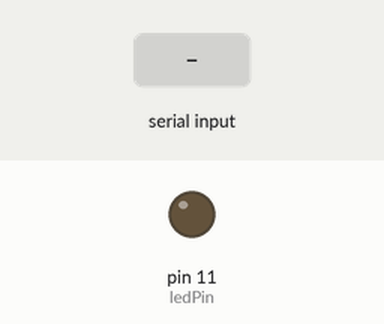
Simulated run of this sketch. Board: Arduino Uno, built with avr-gcc and run on an emulated ATmega328P. Parts: output pins drawn as LEDs (lit = HIGH). Inputs (shaded band) come from the test bench. What the sketch prints to the serial monitor is not drawn.

Above: at 1.2 s.
1.3 s: "1" received over Serial
At 1.6 s:
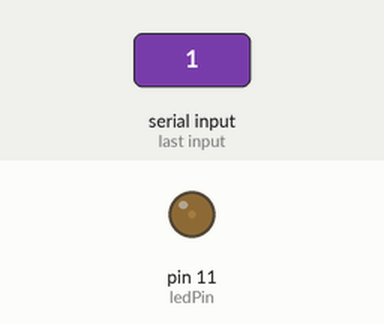
2.8 s: "4" received over Serial
At 3.9 s:
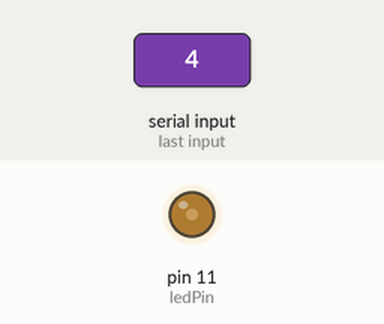
4.3 s: "7" received over Serial
At 5.0 s:
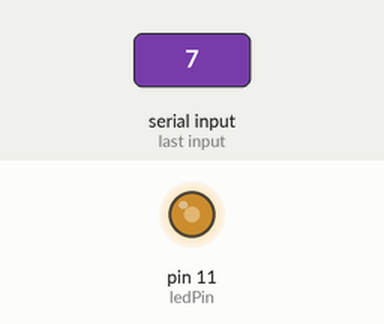
Timing chart, 0 to 7.3 s (numbered marks = the images above; inputs shaded):
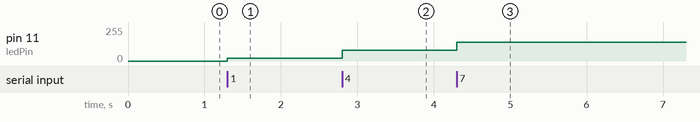

The sketch:

analogled.ino
```cpp
 char data;
 int ledPin=11;
void setup()
{
Serial.begin(9600);
Serial.print("Initialization");
}
void loop()
{


if(Serial.available() > 0)      // Send data only when you receive data:
   {
    data = Serial.read();
    Serial.print(data);
   switch(data)
   {

     case '0':
    analogWrite(ledPin,0*20);
    break;

    case '1':
    analogWrite(ledPin,1*20);
    break;

    case '2':
    analogWrite(ledPin,2*20);
    break;


    case '3':
    analogWrite(ledPin,3*20);
    break;


    case '4':
    analogWrite(ledPin,4*20);
    break;

    case '5':
    analogWrite(ledPin,5*20);
    break;


    case '6':
    analogWrite(ledPin,6*20);
    break;

    case '7':
    analogWrite(ledPin,7*20);
    break;

    case '8':
    analogWrite(ledPin,8*20);
    break;


    case '9':
    analogWrite(ledPin,9*20);
    break;


   }
   }
}
```

Measured:
- after the input at 1.3 s, pin 11 (ledPin): 0/255 → 20/255 at once
- after the input at 2.8 s, pin 11 (ledPin): 20/255 → 80/255 at once
- after the input at 4.3 s, pin 11 (ledPin): 80/255 → 140/255 at once
